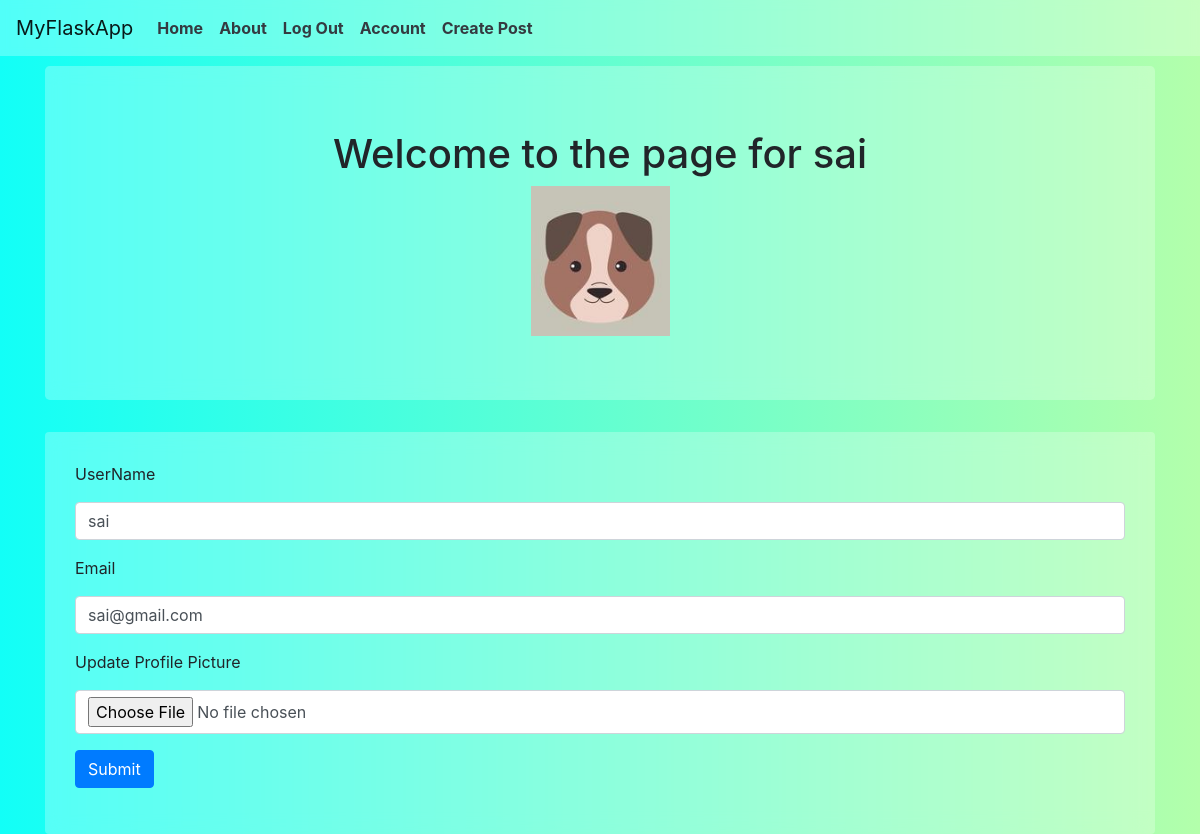
/account (signed in), run on the app's committed database.
### BlogProject/models.py (models this page shows, shortened)
class User(db.Model, UserMixin):
    __tablename__ = 'users'
    id = db.Column(db.Integer, primary_key = True)
    profile_image = db.Column(db.String(20), nullable=False, default='default_profile.png')
    email = db.Column(db.String(64), unique=True, index=True)
    username = db.Column(db.String(64), unique=True, index=True)
    password_hash = db.Column(db.String(128))
    posts = db.relationship('BlogPost', backref='author', lazy=True)

### BlogProject/users/views.py (the view)
@users.route('/account', methods = ['GET','POST'])
@login_required
def account():
    form = UpdateUserForm()
    if form.validate_on_submit():
        if form.picture.data:
            username = current_user.username
            pic = add_profile_pic(form.picture.data,username)
            current_user.profile_image = pic
        current_user.username = form.username.data
        current_user.email = form.email.data
        db.session.commit()
        flash('User profile updated!')
        return redirect(url_for('users.account'))
    elif request.method == 'GET':
        form.username.data = current_user.username
        form.email.data = current_user.email
    profile_image = url_for('static', filename='profile_pics/' + current_user.profile_image)
    return render_template('account.html',profile_image=profile_image, form=form)

### BlogProject/users/forms.py (shortened to what this page needs)
class UpdateUserForm(FlaskForm):
    email = StringField('Email',validators=[DataRequired(),Email()])
    username = StringField('UserName',validators=[DataRequired()])
    picture = FileField('Update Profile Picture',validators = [FileAllowed(['jpg', 'png'])])
    submit = SubmitField('Submit')

### BlogProject/models.py (called while the page is built)
@login_manager.user_loader
def load_user(user_id):
    return User.query.get(user_id)

### BlogProject/templates/account.html (shortened to what this page needs)
{% extends "base.html" %}
{% block content %}
    <div class="jumbotron" style="background-color: rgba(255, 255, 255, 0.266);
    -webkit-backdrop-filter: blur(10px);margin-top: 10px;
    backdrop-filter: blur(10px);">
        <div align="center">
            <h1>Welcome to the page for {{current_user.username}}</h1>
            <img align = 'center' src="{{url_for('static', filename = 'profile_pics/' + current_user.profile_image)}}">
        </div>
    </div>
    <div class="container rounded" style="background-color: rgba(255, 255, 255, 0.266);
    -webkit-backdrop-filter: blur(10px);padding: 30px;
    backdrop-filter: blur(10px);">
        <form method="POST" action="" enctype="multipart/form-data">
            <div class="form-group">
                {{form.username.label(class="form-group")}}
                {{form.username(class="form-control")}}
            </div>
            <div class="form-group">
                {{form.email.label(class="form-group")}}
                {{form.email(class="form-control")}}
            </div>
            <div class="form-group">
                {{form.picture.label(class="form-group")}}
                {{form.picture(class="form-control")}}
            </div>
            <div class="form-group">
                {{form.submit(class = 'btn btn-primary')}}
            </div>
        </form>
    </div>
{% endblock %}

### BlogProject/templates/base.html (style rules this page uses)
body { background-repeat: no-repeat; background-color: rgba(0, 0, 0, 0.6); background-size: cover; height: 100vh; background: #B3FFAB; background: -webkit-linear-gradient(to right, #12FFF7, #B3FFAB); background: linear-gradient(to right, #12FFF7, #B3FFAB); }

### data on the page
User: username "sai", profile_image (placeholder picture), email "sai@gmail.com"
